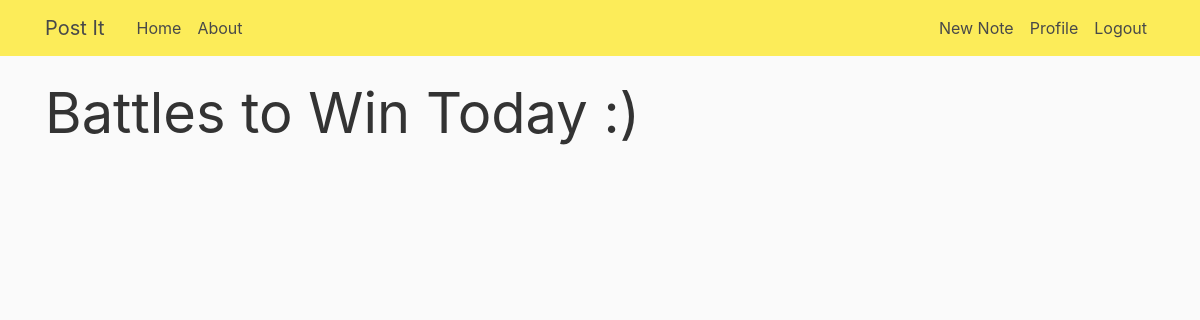
Before: / (signed in) with the older database file.
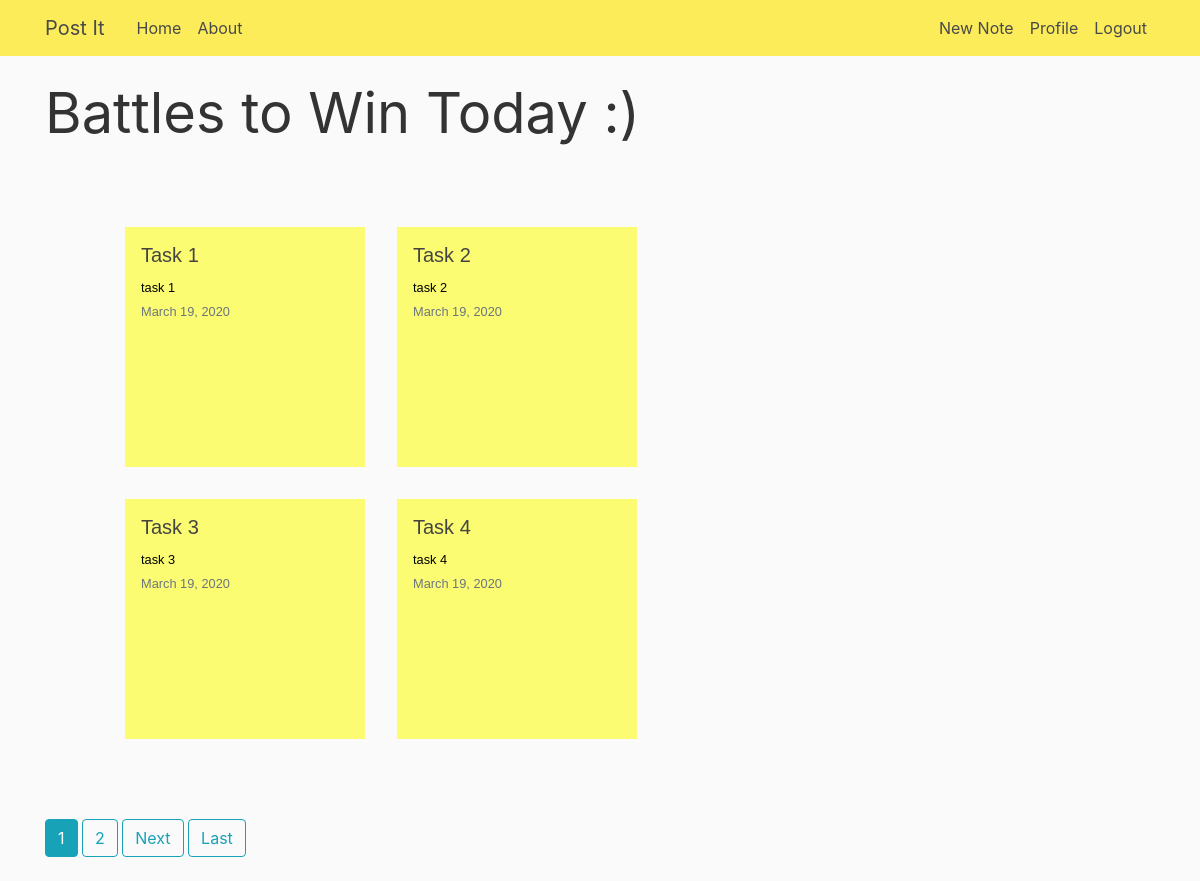
After: the same page with the newer database file.
### Notes/models.py (models this page shows, shortened)
class Notes(models.Model):
    task = models.CharField(max_length=1000)
    description = models.CharField(max_length=10000)
    date_posted = models.DateTimeField(default=timezone.now)
    user = models.ForeignKey(User, on_delete=models.CASCADE, blank=True, null=True)

### Notes/views.py (the view)
# urls.py: path('', NoteListView.as_view() , name='notes-wall'),
class NoteListView(LoginRequiredMixin,ListView):
    additional_context = {}
    model = Notes
    context_object_name = 'posts'
    template_name = 'Notes/wall.html'
    ordering = ['-date_posted']
    paginate_by = 4
    def get_queryset(self):
        queryset = Notes.objects.filter(user = self.request.user.id)
        return queryset

### Notes/templates/Notes/wall.html (shortened to what this page needs)
{% extends "Notes/base.html" %}
{% block content %}
    <div class='display-4'>
        <p>Battles to Win Today :)</p>
    </div>
    <div class='wrapper'>
        <ul class='task-class'>
            {% for note in posts %}
                {%include "Notes/notes.html" with note=note %}
            {% endfor %}
        </ul>
    </div>
    {% if is_paginated %}
    {% for num in page_obj.paginator.page_range %}
        {% if page_obj.number == num %}
            <a href="?page={{ num }}" class="btn btn-info mb-4">{{ num }}</a>
        {% elif num > page_obj.number|add:'-3' and num < page_obj.number|add:'3' %}
            <a href="?page={{ num }}" class="btn btn-outline-info mb-4">{{ num }}</a>
        {% endif %}
    {% endfor %}
    {% if page_obj.has_next %}
        <a href="?page={{ page_obj.next_page_number }}" class="btn btn-outline-info mb-4">Next</a>
        <a href="?page={{ page.obj.paginator.num_pages }}" class="btn btn-outline-info mb-4">Last</a>
    {% endif %}
{% endif %}
{% endblock content%}

### Notes/templates/Notes/base.html (shortened to what this page needs)
{% load static %}
<!DOCTYPE html>
<html lang="en">
<head>
    <link rel="stylesheet" href="https://stackpath.bootstrapcdn.com/bootstrap/4.3.1/css/bootstrap.min.css">
    <link rel="stylesheet" href="{% static 'Notes/main.css' %}">
</head>
<body>
    <header class="site-header">
        <nav class="navbar navbar-expand-md navbar-dark bg-steel fixed-top">
          <div class="container">
            <a class="navbar-brand mr-4" href="{% url 'notes-wall' %}">Post It</a>
            <div class="collapse navbar-collapse" id="navbarToggle">
              <div class="navbar-nav mr-auto">
                <a class="nav-item nav-link" href="{% url 'notes-wall' %}">Home</a>
                <a class="nav-item nav-link" href="{% url 'about-post-it' %}">About</a>
              </div>
              <div class="navbar-nav">
                {% if user.is_authenticated %}
                <a class="nav-item nav-link" href="{% url 'note-create' %}">New Note</a>
                <a class="nav-item nav-link" href="{% url 'profile' %}">Profile</a>
                <a class="nav-item nav-link" href="{% url 'logout' %}">Logout</a>
                {% else %}
                  <a class="nav-item nav-link" href="{% url 'login' %}">Login</a>
                  <a class="nav-item nav-link" href="{% url 'register' %}">Register</a>
                {% endif %}
              </div>
            </div>
          </div>
        </nav>
      </header>
      <main role="main" class="container">
        <div class="row">
          <div class="col-md-8">
            {% block content %}{% endblock %}
          </div>
        </div>
      </main>
</body>
</html>

### Notes/templates/Notes/notes.html
{% load static %}
<li>
    <a href="{% url 'notes-detail' note.id %}">
        <h5>{{ note.task }}</h5>
        <div>
            <small>{{ note.description }}</small>
        </div>
        <div>
            <small class="text-muted">{{ note.date_posted | date:"F d, Y" }}</small>
        </div>
    </a>
</li>

### Notes/static/Notes/main.css (style rules this page uses)
body { background: #fafafa; color: #333333; margin-top: 5rem; }
h1, h2, h3, h4, h5, h6 { color: #444444; }
ul { margin: 0; }
nav > div.container > a.navbar-brand { color : #484949; }
.bg-steel { background-color: #fcec59; }
.site-header .navbar-nav .nav-link { color: #484949; }
.wrapper > * { margin:0; padding:0; }
.wrapper { font-family:arial,sans-serif; font-size:100%; margin:1em; color:#fff; }
.wrapper > h2,p { font-size:100%; font-weight:normal; }
.wrapper > ul,li { list-style:none; }
.wrapper > ul { overflow:hidden; padding:3em; }
.wrapper > ul li a { text-decoration:none; color:#000; background:rgb(252, 252, 114); display:block; height:15em; width:15em; padding:1em; }
.wrapper > ul li { margin:1em; float:left; }

Changed rows visible on the page:
added Notes: task "Task 1", description "task 1", date_posted "March 19, 2020"
added Notes: task "Task 2", description "task 2", date_posted "March 19, 2020"
added Notes: task "Task 3", description "task 3", date_posted "March 19, 2020"
added Notes: task "Task 4", description "task 4", date_posted "March 19, 2020"
Other visible differences:
new list line: "1"
new list line: "2"
text now shown: "Next Last"
